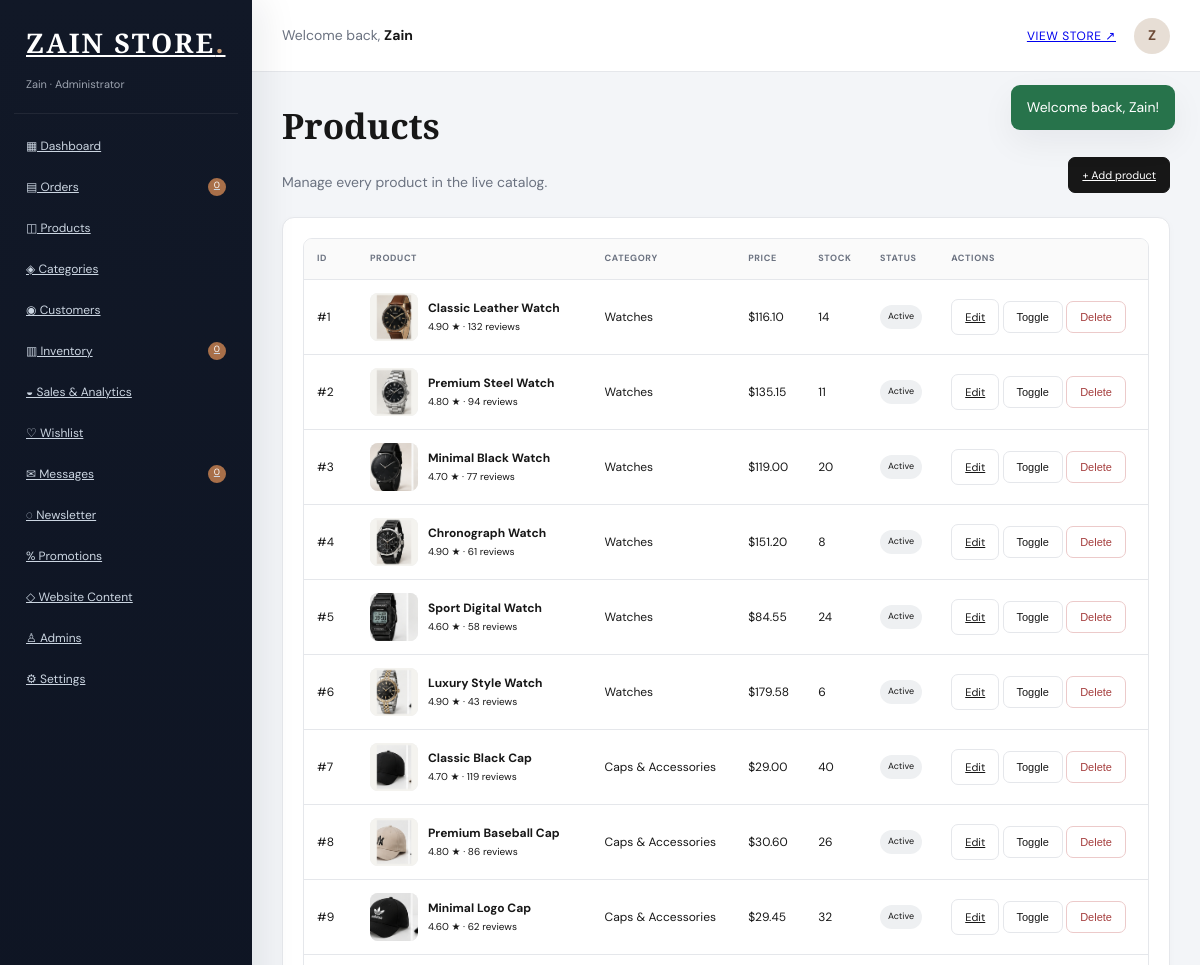
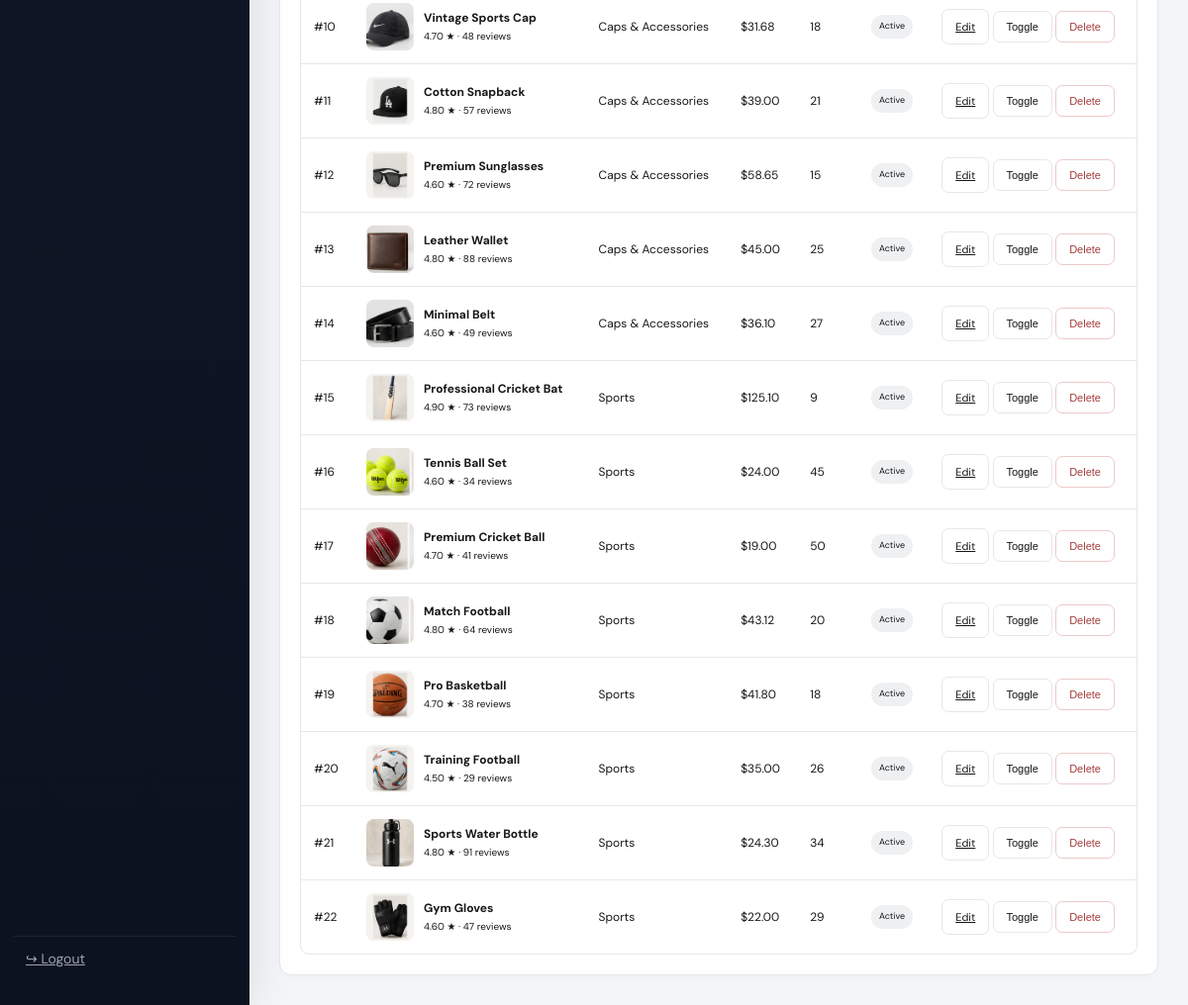
/admin/products.php (signed in), run on the app's committed database (2 pictures, top to bottom).
### tables this page shows
CREATE TABLE products(
 id INT UNSIGNED AUTO_INCREMENT PRIMARY KEY,
 category_id INT UNSIGNED NULL,
 name VARCHAR(180) NOT NULL,
 description TEXT NOT NULL,
 price DECIMAL(12,2) NOT NULL,
 discount DECIMAL(5,2) NOT NULL DEFAULT 0,
 stock INT NOT NULL DEFAULT 0,
 rating DECIMAL(3,2) NOT NULL DEFAULT 0,
 review_count INT NOT NULL DEFAULT 0,
 main_image VARCHAR(255) NULL,
 secondary_image VARCHAR(255) NULL,
 status ENUM('active','inactive') NOT NULL DEFAULT 'active',
 views INT UNSIGNED NOT NULL DEFAULT 0,
 created_at TIMESTAMP DEFAULT CURRENT_TIMESTAMP,
 updated_at TIMESTAMP DEFAULT CURRENT_TIMESTAMP ON UPDATE CURRENT_TIMESTAMP,
 CONSTRAINT fk_product_category FOREIGN KEY(category_id) REFERENCES categories(id) ON DELETE SET NULL,
 INDEX(category_id), INDEX(status), INDEX(stock), INDEX(created_at)
);

CREATE TABLE categories(
 id INT UNSIGNED AUTO_INCREMENT PRIMARY KEY,
 name VARCHAR(100) NOT NULL UNIQUE,
 description TEXT NULL,
 created_at TIMESTAMP DEFAULT CURRENT_TIMESTAMP
);

### includes/auth.php (called while the page is built, shortened)
<?php
function e(?string $value): string {
    return htmlspecialchars($value ?? '', ENT_QUOTES, 'UTF-8');
}
function money(float $n): string { return '$' . number_format($n, 2); }
function sale_price(array $p): float {
    $d=max(0,min(100,(float)($p['discount'] ?? 0)));
    return (float)$p['price']*(1-$d/100);
}

### admin/products.php (the view, shortened to what this page needs)
<?php $page_title='Products';require 'includes/header.php';
$cats=$pdo->query("SELECT * FROM categories ORDER BY name")->fetchAll();$products=$pdo->query("SELECT p.*,c.name category_name FROM products p LEFT JOIN categories c ON c.id=p.category_id ORDER BY p.created_at DESC")->fetchAll();?>
<div class="page-head"><div><h1>Products</h1><p>Manage every product in the live catalog.</p></div><a class="btn" href="products.php?edit=0">+ Add product</a></div>
<div class="panel"><div class="table-wrap"><table><tr><th>ID</th><th>Product</th><th>Category</th><th>Price</th><th>Stock</th><th>Status</th><th>Actions</th></tr><?php foreach($products as $p):?><tr><td>#<?=$p['id']?></td><td><div style="display:flex;align-items:center;gap:10px"><div style="width:48px;height:48px;border-radius:8px;overflow:hidden;background:#eee;flex:none"><?php if($p['main_image']): ?><img src="../<?=e($p['main_image'])?>" alt="" style="width:100%;height:100%;object-fit:cover"><?php endif; ?></div><div><strong><?=e($p['name'])?></strong><br><small><?=$p['rating']?> ★ · <?=$p['review_count']?> reviews</small></div></div></td><td><?=e($p['category_name']??'—')?></td><td><?=money(sale_price($p))?></td><td><?=$p['stock']?></td><td><span class="badge"><?=e($p['status'])?></span></td><td><a class="btn light" href="?edit=<?=$p['id']?>">Edit</a> <form class="inline" method="post" style="display:inline"><input type="hidden" name="csrf" value="<?=csrf_token()?>"><input type="hidden" name="action" value="toggle"><input type="hidden" name="id" value="<?=$p['id']?>"><button class="btn light">Toggle</button></form> <form class="inline" method="post" style="display:inline"><input type="hidden" name="csrf" value="<?=csrf_token()?>"><input type="hidden" name="action" value="delete"><input type="hidden" name="id" value="<?=$p['id']?>"><button class="btn danger" data-confirm="Are you sure you want to delete this product? Existing order history is preserved.">Delete</button></form></td></tr><?php endforeach;?></table></div></div><?php require 'includes/footer.php';?>

### assets/css/admin.css (style rules this page uses)
:root { --nav:#111827;--nav2:#0c1220;--bg:#f3f5f8;--card:#fff;--line:#e5e7eb;--muted:#6b7280;--accent:#8b5e3c;--accent2:#b88967;--danger:#a53d3d;--success:#27734b;--shadow:0 12px 34px rgba(15,23,42,.06) }
* { box-sizing:border-box }
body { margin:0;background:var(--bg);color:#171717;font:14px/1.5 "DM Sans",Arial,sans-serif;-webkit-font-smoothing:antialiased }
h1,h2,h3 { margin-top:0 }
h1 { font:700 35px "Playfair Display",serif }
.page-head { display:flex;justify-content:space-between;align-items:end;margin-bottom:24px }
.page-head p { color:var(--muted);margin:0 }
.panel { background:var(--card);border:1px solid var(--line);border-radius:12px;padding:20px;box-shadow:0 2px 8px rgba(15,23,42,.025) }
.table-wrap { overflow:auto;border:1px solid var(--line);border-radius:9px }
table { width:100%;border-collapse:collapse;min-width:680px }
th,td { padding:13px;border-bottom:1px solid var(--line);text-align:left;font-size:12px }
tr:last-child td { border-bottom:0 }
th { background:#fafafa;color:#6b7280;font-size:9px;text-transform:uppercase;letter-spacing:.07em }
.badge { display:inline-block;padding:5px 8px;border-radius:20px;background:#eef0f2;font-size:9px;text-transform:capitalize }
.btn { border:1px solid #171717;background:#171717;color:#fff;border-radius:7px;padding:9px 13px;display:inline-block;font-size:11px;transition:.18s }
.btn.light { background:#fff;color:#171717;border-color:var(--line) }
.btn.danger { background:#fff;color:var(--danger);border-color:#eccaca }

### data on the page
products: id "1", main_image (picture), name "Classic Leather Watch", rating "4.90", review_count "132", category.name "Watches", money(sale_price($p)) "$116.10", stock "14", status "Active"
products: id "2", main_image (picture), name "Premium Steel Watch", rating "4.80", review_count "94", category.name "Watches", money(sale_price($p)) "$135.15", stock "11", status "Active"
products: id "3", main_image (picture), name "Minimal Black Watch", rating "4.70", review_count "77", category.name "Watches", money(sale_price($p)) "$119.00", stock "20", status "Active"
products: id "4", main_image (picture), name "Chronograph Watch", rating "4.90", review_count "61", category.name "Watches", money(sale_price($p)) "$151.20", stock "8", status "Active"
products: id "5", main_image (picture), name "Sport Digital Watch", rating "4.60", review_count "58", category.name "Watches", money(sale_price($p)) "$84.55", stock "24", status "Active"
products: id "6", main_image (picture), name "Luxury Style Watch", rating "4.90", review_count "43", category.name "Watches", money(sale_price($p)) "$179.58", stock "6", status "Active"
products: id "7", main_image (picture), name "Classic Black Cap", rating "4.70", review_count "119", category.name "Caps & Accessories", money(sale_price($p)) "$29.00", stock "40", status "Active"
products: id "8", main_image (picture), name "Premium Baseball Cap", rating "4.80", review_count "86", category.name "Caps & Accessories", money(sale_price($p)) "$30.60", stock "26", status "Active"
products: id "9", main_image (picture), name "Minimal Logo Cap", rating "4.60", review_count "62", category.name "Caps & Accessories", money(sale_price($p)) "$29.45", stock "32", status "Active"
products: id "10", main_image (picture), name "Vintage Sports Cap", rating "4.70", review_count "48", category.name "Caps & Accessories", money(sale_price($p)) "$31.68", stock "18", status "Active"
products: id "11", main_image (picture), name "Cotton Snapback", rating "4.80", review_count "57", category.name "Caps & Accessories", money(sale_price($p)) "$39.00", stock "21", status "Active"
products: id "12", main_image (picture), name "Premium Sunglasses", rating "4.60", review_count "72", category.name "Caps & Accessories", money(sale_price($p)) "$58.65", stock "15", status "Active"
products: id "13", main_image (picture), name "Leather Wallet", rating "4.80", review_count "88", category.name "Caps & Accessories", money(sale_price($p)) "$45.00", stock "25", status "Active"
products: id "14", main_image (picture), name "Minimal Belt", rating "4.60", review_count "49", category.name "Caps & Accessories", money(sale_price($p)) "$36.10", stock "27", status "Active"
products: id "15", main_image (picture), name "Professional Cricket Bat", rating "4.90", review_count "73", category.name "Sports", money(sale_price($p)) "$125.10", stock "9", status "Active"
products: id "16", main_image (picture), name "Tennis Ball Set", rating "4.60", review_count "34", category.name "Sports", money(sale_price($p)) "$24.00", stock "45", status "Active"
products: id "17", main_image (picture), name "Premium Cricket Ball", rating "4.70", review_count "41", category.name "Sports", money(sale_price($p)) "$19.00", stock "50", status "Active"
products: id "18", main_image (picture), name "Match Football", rating "4.80", review_count "64", category.name "Sports", money(sale_price($p)) "$43.12", stock "20", status "Active"
products: id "19", main_image (picture), name "Pro Basketball", rating "4.70", review_count "38", category.name "Sports", money(sale_price($p)) "$41.80", stock "18", status "Active"
products: id "20", main_image (picture), name "Training Football", rating "4.50", review_count "29", category.name "Sports", money(sale_price($p)) "$35.00", stock "26", status "Active"
products: id "21", main_image (picture), name "Sports Water Bottle", rating "4.80", review_count "91", category.name "Sports", money(sale_price($p)) "$24.30", stock "34", status "Active"
products: id "22", main_image (picture), name "Gym Gloves", rating "4.60", review_count "47", category.name "Sports", money(sale_price($p)) "$22.00", stock "29", status "Active"

### other printed values
$low "0"
$unread "0"
$f[1] "Welcome back, Zain!"
